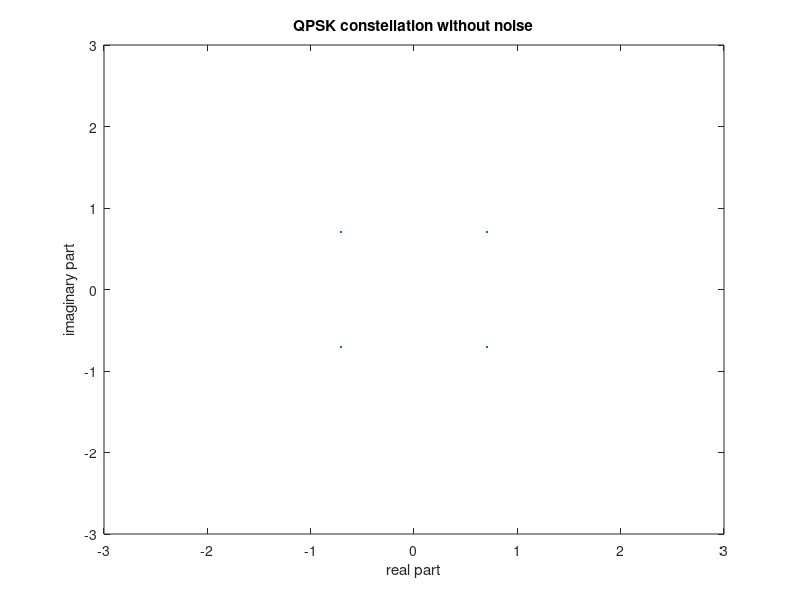
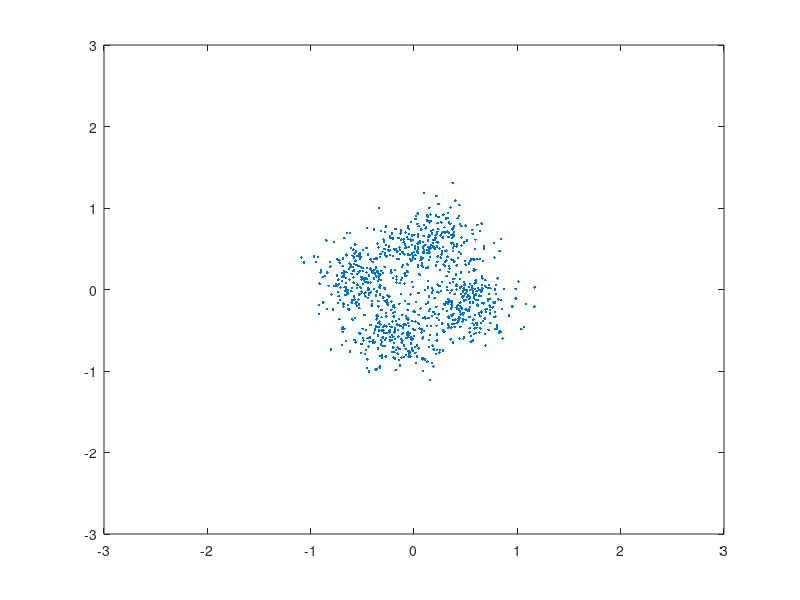

MATLAB code to generate these figures, in order: (Note: this script raises an error after producing the figures.)
num_symbols = 1000;
int_symbols = randi([1, 4], 1, num_symbols);
A = 1/sqrt(2);
qpsk_symbols = zeros(size(int_symbols));
qpsk_symbols(int_symbols == 1) =   A + 1i*A;
qpsk_symbols(int_symbols == 2) =   A - 1i*A;
qpsk_symbols(int_symbols == 3) = - A + 1i*A;
qpsk_symbols(int_symbols == 4) = - A - 1i*A;
tx_sig = qpsk_symbols;

h1 = figure;
plot_lims = [-3 3];
plot(real(qpsk_symbols), imag(qpsk_symbols), '.');
xlim(plot_lims);
ylim(plot_lims);
title('QPSK constellation without noise');
xlabel('real part');
ylabel('imaginary part');
snrd = 10; %// in dB
snrn = 10.^(snrd./10)
% h=1/sqrt(2)*(randn(num_symbols,1)+1i*randn(num_symbols,1)); %N(0,1)
h=1/sqrt(2)*(normrnd(0,1)+1i*normrnd(0,1)); %test
n=1/sqrt(2)*(sqrt(1/snrn)*randn(num_symbols,1)+1i*sqrt(1/snrn)*randn(num_symbols,1)); %N(0,sigma^2)
% rx_sig = awgn(h*tx_sig, snr, 'measured');
hh=rot90(fliplr(h),-1);
nn=rot90(fliplr(n),-1);
rx_sig = hh.*tx_sig+nn;
fh2 = figure;
plot(real(rx_sig), imag(rx_sig), '.');
xlim(plot_lims);
ylim(plot_lims);
title(['QPSK constellation at an SNR of ' num2str(snr) ' dB']);
xlabel('real part');
ylabel('imaginary part');
